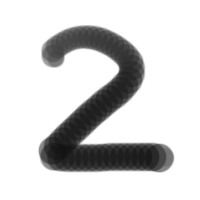
#> input picture chapter05/2.png, 200 x 200 px
$ python -i displmageMosaic.py   (imports and definitions only)
#> lines starting #> are read from the running program, lines starting #| are printed output that depends on the picture
from ctypes import resize
import tkinter as tk
#ウィンドウを表示するモジュール
import tkinter.filedialog as fd
#ファイスダイアログを使うモジュール
import PIL.Image
#画像を扱うモジュール
import PIL.ImageTk
#tkinterで作った画面上に画像を表示させるモジュール

def dispPhoto(path):
    #画像ファイルを表示する関数
#> called with path = '../chapter05/2.png'
    newImage = PIL.Image.open(path).convert("L").resize((32,32)).resize((300,300), resample=0)
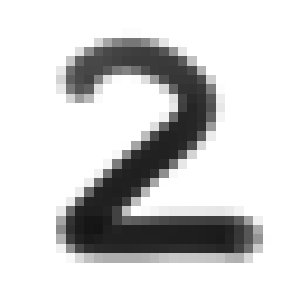
#> newImage: PIL image 300x300 L; min 20, max 255, mean 210.6
    """
    画像を読み込む。convert:グレースケール変換。
    resize:大きさを変換(小さく変換してから大きく変換する→
    画像を小さくすることで情報量を減らすことにより画像が大きいときはなめらかでも小さくすると粗くなる)
    """
#> (the run stopped early here; a loop or call above may not have finished)
